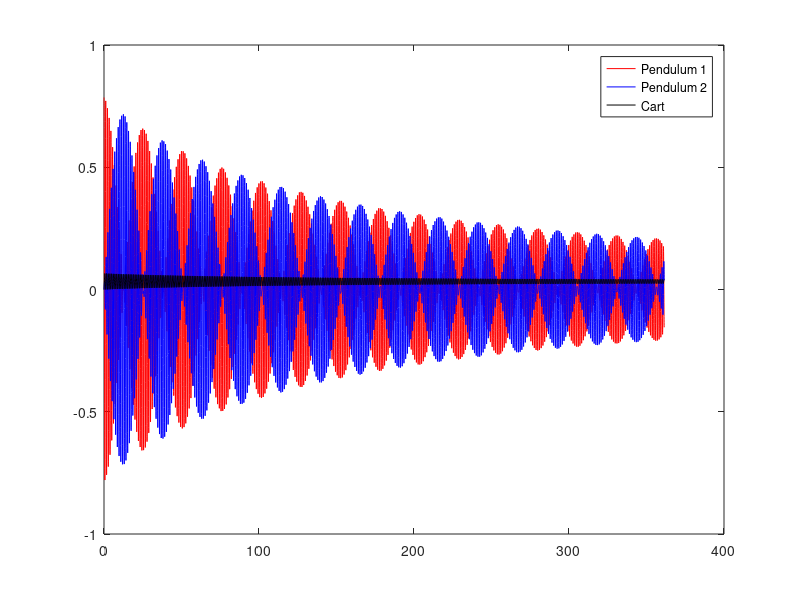

Recreate this plot in MATLAB.
function two_pendulums
    clear all
    close all
    
    % System parameters
    m = 0.0605;  % mass of bob in kg
    M = 1.3280;  % mass of cart in kg
    l = 0.327;   % pendulm length in m
    g = 9.80665; % acceleration due to gravity
    b = 0.00186; % friction coefficient clock
    B = 0;       % friction coefficient cart
    K = 0;       % cart spring rate
    
    % Set the clock parameters
    Phi = 0.1;              % Escapement thing
    gamma = b*sqrt(l/4*g);  % Dimensionless parameter for clock
    c = 1;                  % Escapement thing
    e = 0.05;               % Escapement thing
    
    % Set the platform parameters
    Gamma = B*sqrt(l/4*g)/(M+2*m);     % Dimensionless parameter for clock on cart
    Omega = K/(M+2*m)*sqrt(g/l);       % Dimensionless poarameter for cart restoring force
    mu = m/(M + 2*m);                  % Cart to bob mass ratio
    
    l = 0.32;
    g = 9.8;
    m = .0605;
    M = 1.328;
    mu = m/(M + 2*m);
    b = .00186;
    gamma = b*sqrt(l/(4*g));
    gamma = b;
    B = .0;
    Gamma = B*sqrt(l/(4*g))*(M+2*m);
    period = sqrt(l/g);
   
    
    % Define the initial conditions (using original variables)
    theta1 = pi/4;
    thetaDot1 = 0;
    theta2 = 0;
    thetaDot2 = 0;
    y = 0;
    ydot = 0;

    % Convert to the sum and difference
    delta = theta1 - theta2;
    deltadot = thetaDot1 - thetaDot2;
    sigma = theta1 + theta2;
    sigmadot = thetaDot1 + thetaDot2;

    % pack them into an appropriate vector
    init = [delta;deltadot;sigma;sigmadot;y;ydot];

    % Define the start and end times
    Tstart=0;
    Tend=2000;
    
    tspan = [Tstart, Tend];


    [T,M]=ode45(@clockodes,tspan,init);
    
    % Get the angles and velocities
    theta1 = (M(:,1)+M(:,3))/2;
    theta2 = (M(:,3)-M(:,1))/2;
    cart = M(:,5);
    thetaDot1 = (M(:,2)+M(:,4))/2;
    thetaDot2 = (M(:,4)-M(:,2))/2;

    plot(T*period, theta1, 'r'), hold on
    plot(T*period, theta2, 'b')
    plot(T*period, cart, 'k')
    
    legend('Pendulum 1','Pendulum 2','Cart')




        function derivs = clockodes(t,W)
            delta = W(1);
            deltaDot = W(2);
            sigma = W(3);
            sigmaDot = W(4);
            Y = W(5);
            YDot = W(6);
   
            dY =YDot;
            ddelta = deltaDot;
            dsigma = sigmaDot;
            
            dYDot = (mu*(2*gamma*deltaDot*abs(deltaDot)+delta)-2*Gamma*YDot-Omega^2*Y)/(1-2*mu) ;
            ddeltaDot = -2*gamma*deltaDot*abs(deltaDot)-delta-2*dYDot;
            dsigmaDot = -2*gamma*sigmaDot*abs(sigmaDot)-sigma;
            

            derivs = [ddelta; ddeltaDot; dsigma; dsigmaDot; dY; dYDot];
        end
end